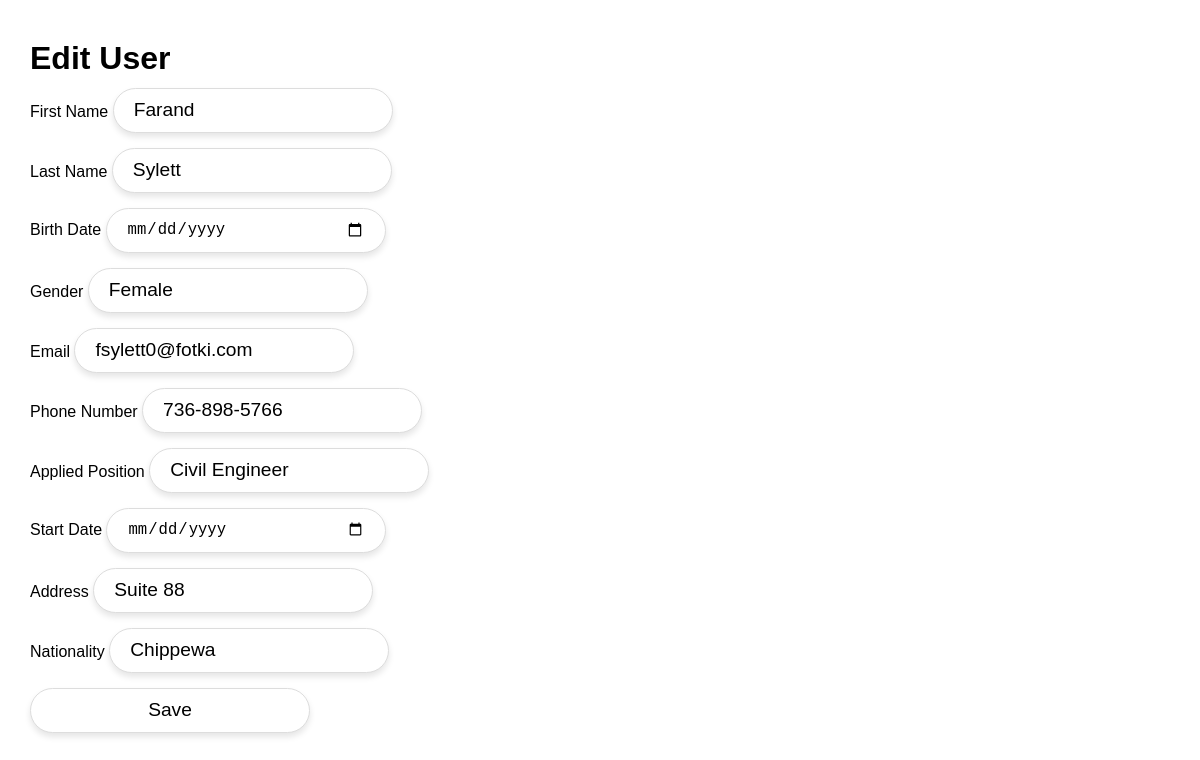
The page /edit.php?id=1 on the database its author committed.
### tables this page shows
create table search_users_data (
	id INT AUTO_INCREMENT PRIMARY KEY,
	first_name VARCHAR(255),
	last_name VARCHAR(255),
    birth_date VARCHAR(255),
	gender VARCHAR(255),
	email_address VARCHAR(255),
    phone_number VARCHAR (20),
    applied_position VARCHAR(255),
    start_date VARCHAR(255),
	address VARCHAR(255),
	nationality VARCHAR(255),
	date_added TIMESTAMP DEFAULT CURRENT_TIMESTAMP
);

### core/models.php (called while the page is built, shortened)
<?php
function getUserByID($pdo, $id) {
    $sql = "SELECT * FROM search_users_data WHERE id = ?";
    $stmt = $pdo->prepare($sql);
    $stmt->execute([$id]);
    return $stmt->fetch();
}
?>

### edit.php (the view, shortened to what this page needs)
<?php
require_once 'core/handleForms.php';
require_once 'core/models.php';
?>
<!DOCTYPE html>
<html lang="en">
<head>
	<link rel="stylesheet" href="css/styles.css">
</head>
<body>
	<?php
	$getUserByID = getUserByID($pdo, $_GET['id']);
	?>
	<h1>Edit User</h1>
	<form action="core/handleForms.php?id=<?php echo $_GET['id']; ?>" method="POST">
		<p>
			<label for="firstName">First Name</label>
			<input type="text" name="first_name" value="<?php echo htmlspecialchars($getUserByID['first_name']); ?>" required>
		</p>
		<p>
			<label for="lastName">Last Name</label>
			<input type="text" name="last_name" value="<?php echo htmlspecialchars($getUserByID['last_name']); ?>" required>
		</p>
		<p>
			<label for="birthDate">Birth Date</label>
			<input type="date" name="birth_date" value="<?php echo htmlspecialchars($getUserByID['birth_date']); ?>" required>
		</p>
		<p>
			<label for="gender">Gender</label>
			<input type="text" name="gender" value="<?php echo htmlspecialchars($getUserByID['gender']); ?>" required>
		</p>
		<p>
			<label for="email">Email</label>
			<input type="email" name="email_address" value="<?php echo htmlspecialchars($getUserByID['email_address']); ?>" required>
		</p>
		<p>
			<label for="phoneNumber">Phone Number</label>
			<input type="text" name="phone_number" value="<?php echo htmlspecialchars($getUserByID['phone_number']); ?>" required>
		</p>
		<p>
			<label for="appliedPosition">Applied Position</label>
			<input type="text" name="applied_position" value="<?php echo htmlspecialchars($getUserByID['applied_position']); ?>" required>
		</p>
		<p>
			<label for="startDate">Start Date</label>
			<input type="date" name="start_date" value="<?php echo htmlspecialchars($getUserByID['start_date']); ?>" required>
		</p>
		<p>
			<label for="address">Address</label>
			<input type="text" name="address" value="<?php echo htmlspecialchars($getUserByID['address']); ?>" required>
		</p>
		<p>
			<label for="nationality">Nationality</label>
			<input type="text" name="nationality" value="<?php echo htmlspecialchars($getUserByID['nationality']); ?>" required>
		</p>
		<p>
			<input type="submit" value="Save" name="editUserBtn">
		</p>
	</form>
</body>
</html>

### css/styles.css (style rules this page uses)
* { margin: 0; padding: 0; box-sizing: border-box; word-wrap: break-word; }
body { font-family: "Verdana", sans-serif; line-height: 1.8; padding: 30px; max-width: 100vw; overflow-x: hidden; }
input { font-size: 1.2em; height: 45px; width: 100%; max-width: 280px; padding: 0 20px; border: 1px solid #ddd; border-radius: 25px; background-color: #fff; box-shadow: 0 4px 6px rgba(0, 0, 0, 0.1); transition: all 0.3s ease; margin-bottom: 15px; }

### rows shown on the page
search_users_data: first_name "Farand", last_name "Sylett", gender "Female", email_address "fsylett0@fotki.com", phone_number "736-898-5766", applied_position "Civil Engineer", address "Suite 88", nationality "Chippewa"
